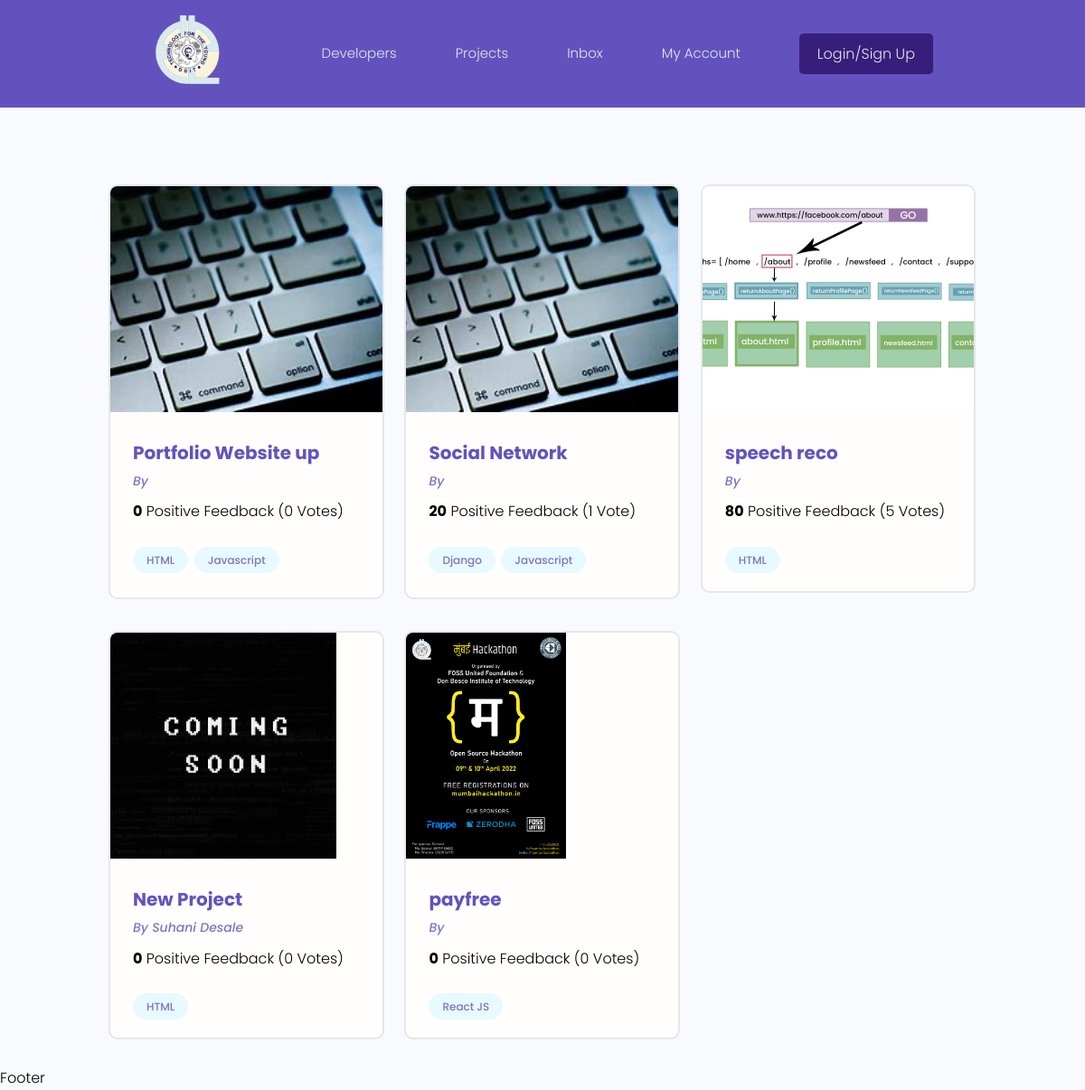
The app's page /projects/, older data.
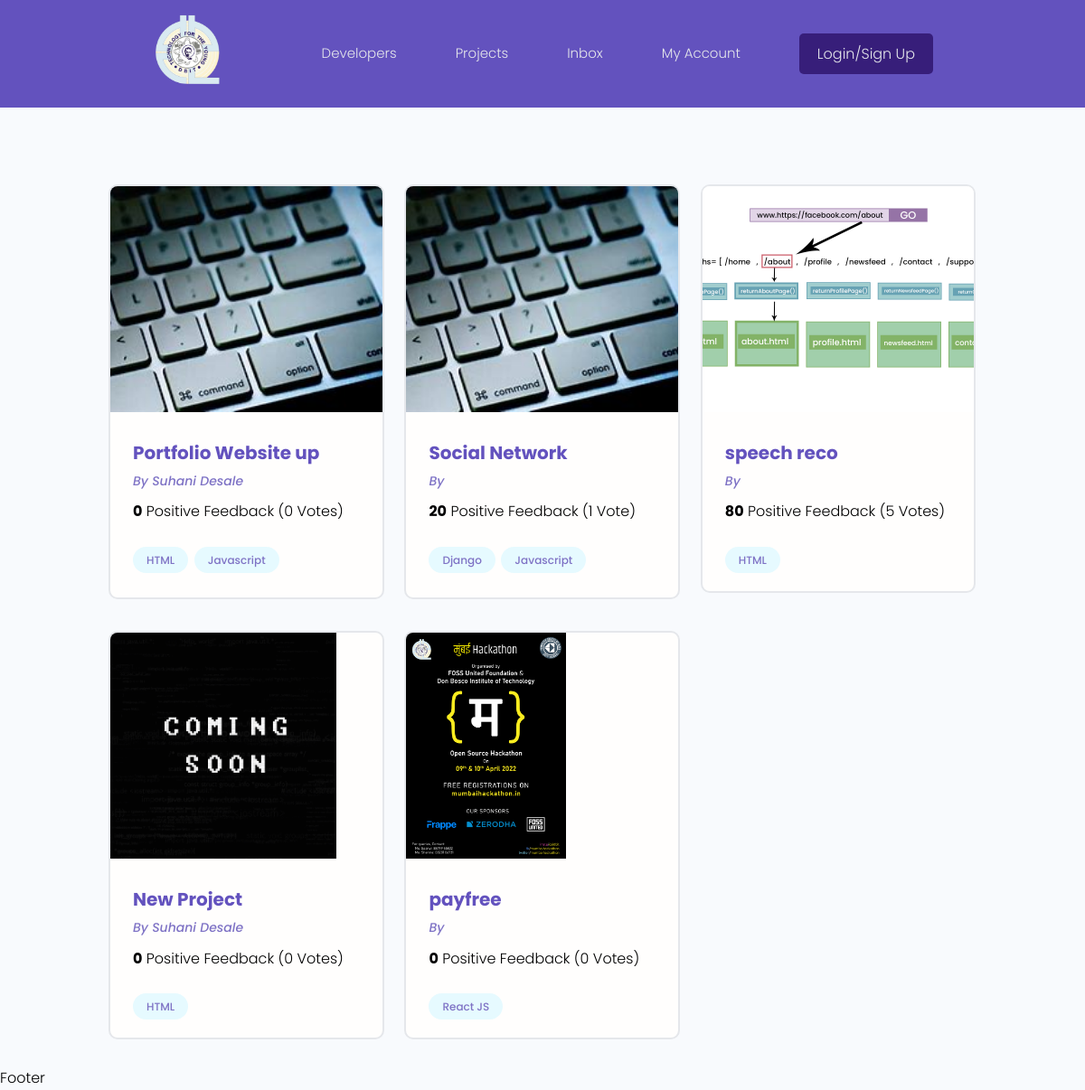
The same page, newer data.
### projects/models.py (models this page shows, shortened)
class Project(models.Model):
    owner = models.ForeignKey(Profile , null = True , blank = True , on_delete = models.SET_NULL)
    title = models.CharField(max_length=200)
    description = models.TextField(null=True, blank=True)
    featured_image = models.ImageField(null= True , blank=True,default = "default_project.jpg")
    demo_link = models.CharField(max_length=2000,null=True,blank=True)
    source_link = models.CharField(max_length=2000,null=True, blank=True)
    tags = models.ManyToManyField('Tag',blank = True)
    vote_total = models.IntegerField(default=0,null=True,blank= True)
    vote_ratio = models.IntegerField(default=0,null=True,blank= True)
    created = models.DateTimeField(auto_now_add=True)
    id = models.UUIDField(default=uuid.uuid4, unique=True,primary_key=True, editable=False)

### users/models.py (models this page shows, shortened)
class Profile(models.Model):
    user = models.OneToOneField(User ,on_delete= models.CASCADE , null=True , blank = True)
    name = models.CharField(max_length=200 ,blank=True , null = True)
    email = models.EmailField(max_length=500,blank=True , null = True)
    username = models.CharField(max_length=200 ,blank=True , null = True)
    location = models.CharField(max_length=200 ,blank=True , null = True)
    short_intro = models.CharField(max_length=500 ,blank=True , null = True)
    bio = models.TextField(blank=True , null = True)
    profile_image = models.ImageField(null = True , blank = True , upload_to = 'profiles/' , default = "profiles/profileimg_default.jpg")
    social_github = models.CharField(max_length=200 ,blank=True , null = True)
    social_linkedin = models.CharField(max_length=200 ,blank=True , null = True)
    social_twitter = models.CharField(max_length=200 ,blank=True , null = True)
    social_youtube = models.CharField(max_length=200 ,blank=True , null = True)
    social_website = models.CharField(max_length=200 ,blank=True , null = True)
    created = models.DateTimeField(auto_now_add=True)
    id = models.UUIDField(default=uuid.uuid4, unique=True,primary_key=True, editable=False)

### projects/views.py (the view)
# urls.py: path('projects/', include('projects.urls')),
def projects(request):
    projects = Project.objects.all()
    context ={ 'projects': projects}
    return render(request,'projects/projects.html',context)

### projects/models.py (called while the page is built)
    def __str__(self):
        return self.name

### projects/templates/projects/projects.html
{% extends 'main.html' %}
{% block content %}
<main class="projects">
  <section class="projectsList">
    <div class="container">
      <div class="grid grid--three">
        {% for project in projects %}
        <div class="column">
          <div class="card project">
            <a href="{% url 'project' project.id %}" class="project">
              <img class="project__thumbnail" src="{{project.featured_image.url}}" alt="project thumbnail" />
              <div class="card__body">
                <h3 class="project__title">{{project.title}}</h3>
                <p><a class="project__author" href="{% url 'project' project.id %}">By {{project.owner.name}}</a></p>
                <p class="project--rating">
                  <span style="font-weight: bold;">{{project.vote_ratio}}</span> Positive
                  Feedback ({{project.vote_total}} Vote{{project.vote_total|pluralize:"s"}})
                </p>
                <div class="project__tags">
                  {% for tag in project.tags.all %}
                  <span class="tag tag--pill tag--main">
                    <small>{{tag}}</small>
                  </span>
                  {% endfor %}
                </div>
              </div>
            </a>
          </div>
        </div>
        {% endfor %}
      </div>
    </div>
  </section>
</main>
{% endblock content %}

Row changes from the older to the newer data that the page shows:
changed Project "Portfolio Website up": owner.name (not shown) → "Suhani Desale"
